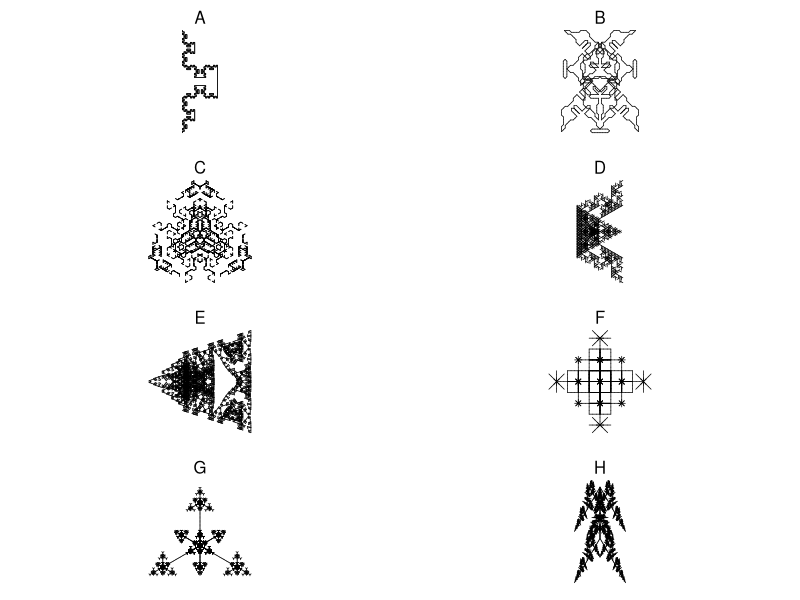

Recreate this plot in R.
## ---- chunk 1
g1 = list("A",
          list("A"="B-A-B",
               "B"="A+B+A"),
          6,
          60)
g2 = list("A",
          list("A"="A[+A][-A]B",
               "B"="[--B][++B]A"),
          5,
          30)
g3 = list("A",
          list("A"="-B+B+B+B+B+B",
               "B"="B[--CCA][-CCA]B",
               "C"="CC"),
          5,
          60)
g4 = list("A",
          list("A"="[----AAB][--AAB][++AAB]AAB",
               "B"="[-C][+C][--C][++C][---C][+++C]",
               "C"="CAB"),
          3,
          45)

g5 = list("A",
          list("A"="[-AAB][--AAB][+AAB][++AAB]AAB",
               "B"="[-C][+C][--C][++C]CA",
               "C"="CC"),
          3,
          72)

g6 = list("A",
          list("A"="-B+B+B+B+B+B",
               "B"="BB[-CCA]",
               "C"="CC"),
          5,
          60)

g7 = list("A",
          list("A"="B+B+B+B+B",
               "B"="[-CCA]BB",
               "C"="CC"),
          5,
          72)

g8 = list("A++++A",
          list("A"="+A-B-B[B]",
               "B"="-B+A+A[A]"),
          5,
          45)

g9 = list("A++A",
          list("A"="AB[-A][+A]",
               "B"="A"),
          6,
          90)

g10 = list("A+++A+++A+++A",
          list("A"="B--B",
               "B"="AA+++AA"),
          7,
          30)

g11 = list("A",
           list("A"="AB",
                "B"="A[++C][--C]",
                "C"="C[+C][-C]A"),
           7,
           45)

g12 = list("A",
           list("A"="X[-A][+A]AA",
                "X"="XX"),
           5,
           60)

g13 = list("A",
           list("A"="X[-A][+A]A",
                "X"="XX"),
           6,
           60)

g14 = list("A++++++.A",
           list("A"="B+B+B+B+B+B+B",
                "B"="B[-CCA][+CCA]",
                "C"="CC"),
           5,
           30)

g15 = list("A",
           list("A"="ABA",
                "B"="[-BAB][+BAB]"),
           6,
           90)

g16 = list("AA",
           list("A"="ABA",
                "B"="C[-BAB][+BAB]",
                "C"="CC"),
           5,
           90)

g17 = list("AA",
           list("A"="B-AA-B",
                "B"="A+B+A"),
                6,
                45)

g18 = list("AA",
           list("A"="B-AA-B",
                "B"="AB+B+A"),
                5,
                90)

g19 = list("AA",
           list("A"="B-AA-B",
                "B"="AB+B+AB"),
                5,
                90)

g20 = list("A++A++A++A",
           list("A"="B-CAC-B",
                "B"="AB-BA",
                "C"="CC"),
                5,
                135)

g21 = list("A.A",
           list("A"="BC",
                "B"="B[+C][-C]",
                "C"="CAD",
                "D"="DD[+D+D][-D-D]"),
                5,
                60)

g22 = list("A",
           list("A"="B-ABA-B",
                "B"="A+B+A"),
           6,
           72)

g23 = list("A",
           list("A"="B-ABA-B",
                "B"="A+B+A"),
           6,
           90)

g24 = list("A",
           list("A"="B-ABA-B",
                "B"="A+B+A"),
           6,
           120)

g25 = list("A",
           list("A"="B-ABA-B",
                "B"="A+B+A"),
           6,
           108)

g26 = list("A",
           list("A"="B-ABA-B",
                "B"="A+B+A"),
           4,
           135)

g27 = list("A++A++A++A",
           list("A"="B-ABA-B",
                "B"="A+BB+A"),
           4,
           135)

g28 = list("A",
           list("A"="A[+A][-A]B",
                "B"="A[--B][++B]B"),
           6,
           108)

g29 = list("A",
           list("A"="A[+A][-A]A[+B][-B]",
                "B"="A[--B][++B]B"),
           5,
           60)

g30 = list("A",
           list("A"="A[+A][-A]A[+B][-B]",
                "B"="A[--B][++B]B"),
           5,
           20)

g31 = list("A",
           list("A"="A[+A][-A]A[+B][-B]",
                "B"="A[----B][++++B]B"),
           5,
           45)

g32 = list("A",
           list("A"="A[++A][--A]A[+B][-B]",
                "B"="A[----B][++++B]B"),
           5,
           45)

g33 = list("A",
           list("A"="B++B++B++B++B",
                "B"="B[-CCC-CC-CCA][----CC-CCB]B",
                "C"="CC"),
           5,
           36)

g34 = list("A",
           list("A"="B++A++A++B",
                "B"="AB[A-CC-CC-CCA]BA",
                "C"="CC"),
           5,
           90)

g35 = list("A++++XA",
           list("A"="AA[-B][+B]B",
                "B"="[---ABC][+++ABC]",
                "C"="A[-CB][+CB]",
                "X"="XX"),
           5,
           45)

g36 = list("A+++XA",
           list("A"="AA[-B][+B]B",
                "B"="[--ABC][++ABC]",
                "C"="A[-CB][+CB]",
                "X"="XX"),
           5,
           60)

g37 = list("[A]+[A]+[A]+[A]+[A]+[A]",
           list("A"="AA[-B][+B]B",
                "B"="[-ABC][+ABC]",
                "C"="A[-CB][+CB]"),
           4,
           60)

g38 = list("[A]+[A]+[A]+[A]+[A]",
           list("A"="AA[-B][+B]B",
                "B"="[-ABC][+ABC]",
                "C"="A[-CB][+CB]"),
           4,
           72)

g39 = list("[A]+[A]+[A]+[A]",
           list("A"="AA[-B][+B]B",
                "B"="[-ABC][+ABC]",
                "C"="A[-CB][+CB]"),
           4,
           90)

g40 = list("[A]+[A]+[A]",
           list("A"="AA[-B][+B]B",
                "B"="[-ABC][+ABC]",
                "C"="A[-CB][+CB]"),
           4,
           120)

g41 = list("A",
           list("A"="C[+CA][CCCA][-CA]",
                "C"="CC"),
           6,
           45)

g42 = list("A",
           list("A"="C[+CA][CCCCB][-CA]",
                "B"="[++A][--A]",
                "C"="CC"),
           6,
           45)

g43 = list("[A]--[A]--[A]--[A]",
           list("A"="C[+CB][CCA][-CB]",
                "B"="CCC[+++A][---A]",
                "C"="CA"),
           4,
           45)

g44 = list("A",
           list("A"="A[-DB][+DB]C",
                "B"="DC[++DA][--DA]B",
                "C"="[+++D][---D]A",
                "D"="DD"),
           6,
           40)

g45 = list("[A]+++[A]+++[A]",
           list("A"="A[---XB][-XB][+XB][+++XB]",
                "B"="XB[++XA][--XA]XA",
                "X"="XX"),
           4,
           40)

g46 = list("[A]+++[A]+++[A]",
           list("A"="A[---XB][-XB][+XB][+++XB]",
                "B"="XB[++XA][--XA]A",
                "X"="XX"),
           4,
           40)

g47 = list("A",
           list("A"="[---B][-B][+B][+++B]",
                "B"="BD[++DA][--DA]B",
                "D"="DD"),
           5,
           45)

g48 = list("A------A",
           list("A"="[---B][-B][+B][+++B]",
                "B"="BD[++DA][--DA]B",
                "D"="DD"),
           5,
           30)

g49 = list("A+A++++++A+A",
           list("A"="[---B][-B][+B][+++B]",
                "B"="BD[++DA][--DA]B",
                "D"="DD"),
           4,
           30)

g50 = list("A--A--A",
           list("A"="A[-A]A"),
           6,
           60)

g51 = list("B---A",
           list("A"="A[-AB]A",
                "B"="B[+BA]B"),
           5,
           60)

g52 = list("[A][B]",
           list("A"="[-XBA]A",
                "B"="[+XAB]B",
                "X"="XX"),
           6,
           30)

g53 = list("[A][B]",
           list("A"="C[-A-B]A",
                "B"="C[+B+A]B",
                "C"="CC"),
           5,
           30)

g54 = list("[+A][-B]",
           list("A"="[-CA-CB]A",
                "B"="[+CB+CA]B",
                "C"="CC"),
           7,
           30)

g55 = list("[+A][-B]",
           list("A"="[-CA-CB]A",
                "B"="[+CB+CA]B",
                "C"="CC"),
           6,
           90)

g56 = list("[+A][-B]",
           list("A"="[-CA-CB]A",
                "B"="[+CB+CA]B",
                "C"="CC"),
           6,
           120)

g57 = list("[+A][-B]",
           list("A"="[-CA-CB]A",
                "B"="[+CB+CA]B",
                "C"="CC"),
           6,
           150)

g58 = list("[+A][-B]",
           list("A"="[-CA-CB]CA",
                "B"="[+CB+CA]CB",
                "C"="CC"),
           6,
           150)

g59 = list("A",
           list("A"="XXX-B+BB+BB+BB+B",
                "X"="XX",
                "B"="B[-XXA]B"),
           4,
           90)

g60 = list("A",
           list("A"="XX[BBB+BB+B]A",
                "X"="XX",
                "B"="B[-XA][+XA]B"),
           4,
           30)

g61 = list("A",
           list("A"="XX[B+BB+BB+BB+B]",
                "X"="XX",
                "B"="BA"),
           6,
           90)

g62 = list("A",
           list("A"="XXX[B+BB+BB+B]",
                "X"="XX",
                "B"="BA"),
           6,
           120)

g63 = list("A",
           list("A"="X[-B+BB+BB+BB+BB+BB+B]",
                "X"="XX",
                "B"="X[+A-AA-AA-AA-AA-AA-A]"),
           3,
           10)

g64 = list("A",
           list("A"="B[-A][+A]",
                "B"="[DA][--DA][++DA]",
                "D"="DD"),
           7,
           60)

g65 = list("X",
           list("F"="FF",
                "X"="F[+XXF+F][-XXF-F]FXX"),
           4,
           30)

g66 = list("X",
           list("F"="FF",
                "X"="FF[+XFF+XF][-XFF-XF]FXX"),
           4,
           30)

g67 = list("X",
           list("F"="FF",
                "X"="FF[+XFFX+XF][-XFFX-XF]FXXFX"),
           3,
           30)

g68 = list("A",
           list("A"="AA[-B][+B]B",
                "B"="B[-ABC][+ABC]",
                "C"="C[-CBA][+CBA]"),
           4,
           60)

g69 = list("A",
           list("A"="A[-BC][+BC]BC",
                "B"="BB[-ABC][+ABC]",
                "C"="CCC[-CBA][+CBA]"),
           4,
           60)

g70 = list("GA",
           list("A"="[---BC][+++BC]",
                "B"="F[--AC][++AC]",
                "C"="FF[-BA][+BA]",
                "F"="FF",
                "G"="F"),
           5,
           15)

g71 = list("GA",
           list("A"="[---BC][+++BC]",
                "B"="[--AC][++AC]",
                "C"="FF[-BA][+BA]",
                "F"="FF",
                "G"="F"),
           5,
           15)

g72 = list("[A]------------[A]",
           list("A"="[---BC][+++BC]",
                "B"="[--AC][++AC]",
                "C"="F[-BA][+BA]",
                "F"="FF"),
           5,
           15)

g73 = list("C",
           list("A"="F[---BC][+++BC]",
                "B"="F[-CA][+CA]",
                "C"="[-AB][+AB]",
                "F"="FF"),
           6,
           15)

g74 = list("A",
           list("A"="ADB",
                "B"="[-CA][+CA]",
                "C"="[+C[-A][+A]][-C[-A][+A]]",
                "D"="E",
                "E"="AA"),
           7,
           30)

g75 = list("ABA",
           list("A"="+B--A--B+",
                "B"="-A+BCB+A-",
                "C"="CC"),
           7,
           45)

g76 = list("AAAAA",
           list("A"="B--A--B",
                "B"="A+BCB+A",
                "C"="CC"),
           5,
           72)

g77 = list("ABA",
           list("A"="A+AA+B+AA+A",
                "B"="B-B-A-B-B"),
           4,
           22)

g78 = list("A+A+A+A",
           list("A"="C[++CB][--CB]",
                "B"="C-BAB+C",
                "C"="CAB"),
           6,
           90)

g79 = list("AAAAA",
           list("A"="A+B+A",
                "B"="CC-[+CA][-CA]-B",
                "C"="CC"),
           6,
           108)

g80 = list("AA",
           list("A"="A++B-C-B++A",
                "B"="B--A+C+A--B",
                "C"="CC"),
           6,
           45)

g81 = list("AAAA",
           list("A"="A++B-C-B++A",
                "B"="B--A+C+A--B",
                "C"="CCC"),
           5,
           45)

g82 = list("-A++A",
           list("A"="A++B-C-B++A",
                "B"="B--A+C+A--B",
                "C"="CCC"),
           5,
           45)

g83 = list("-A",
           list("A"="A++B-C-B++A",
                "B"="B--A+C+A--B",
                "C"="CCC"),
           5,
           45)


g84 = list("AAA",
           list("A"="A++B-C-B++A",
                "B"="B--A+C+A--B",
                "C"="CC"),
           6,
           60)

g85 = list("A",
           list("A"="+B-AA-B+",
                "B"="-A+BB+A-"),
           3,
           108)

g86 = list("A",
           list("A"="+B-ACA-ACA-B+",
                "B"="-A+BCB+BCB+A-",
                "C"="CCC"),
           5,
           135)

g87 = list("A",
           list("A"="+BAA-ABA-AAB+",
                "B"="-A+B[-C]B+A-",
                "C"="CCCC[A][+A][-A][--A]"),
           4,
           90)

g88 = list("A",
           list("A"="+B-AA-AA-B+",
                "B"="-A+BB+BB+A-"),
           5,
           30)

g89 = list("A",
           list("A"="+B-ACA-ACA-B+",
                "B"="-A+BCB+BCB+A-",
                "C"="CCC"),
           5,
           60)

g90 = list("A",
           list("A"="+B-ACA-ACA-B+",
                "B"="-A+BCB+BCB+A-",
                "C"="CCC"),
           5,
           108)

g91 = list("-A",
           list("A"="+B-AA-B+",
                "B"="-A+BB+A-"),
           5,
           90)

g92 = list("A",
           list("A"="+B-AAA-B+",
                "B"="-A+BBB+A-"),
           5,
           120)

g93 = list("AA",
           list("A"="+B-AAA-B+",
                "B"="-A+BBB+A-"),
           5,
           108)

g94 = list("AA",
           list("A"="+B-ABA-B+",
                "B"="-A+BAB+A-"),
           5,
           108)

g95 = list("A",
           list("A"="+BB-ABA-BB+",
                "B"="-AA+BAB+AA-"),
           5,
           90)

g96 = list("A",
           list("A"="+BA-ABA-AB+",
                "B"="-AB+BAB+BA-"),
           5,
           90)

g97 = list("A",
           list("A"="+BA-A--B--A-AB+",
                "B"="-AB+B++A++B+BA-"),
           5,
           60)

g98 = list("A",
           list("A"="+BA-A--A--A-AB+",
                "B"="-AB+B++B++B+BA-"),
           5,
           120)

g99 = list("A",
           list("A"="+BA-B--A--B-AB+",
                "B"="-AB+A++B++A+BA-"),
           5,
           72)

g99 = list("A",
           list("A"="+AA-B--A--B-AA+",
                "B"="-BB+A++B++A+BB-"),
           5,
           120)

g100= list("A",
           list("A"="+BA--AA--AB+",
                "B"="-AB++BB++BA-"),
           5,
           30)

g101= list("A",
           list("A"="+++BA----ABA----AB+++",
                "B"="---AB++++BAB++++BA---"),
           5,
           45)

g102= list("A",
           list("A"="+++BA----ABA----AB+++",
                "B"="---AB++++BAB++++BA---"),
           4,
           50)

g103= list("A",
           list("A"="+++BA----ABA----AB+++",
                "B"="---AB++++BAB++++BA---"),
           5,
           50)

g104= list("A",
           list("A"="CAA[--CAB][++CAB]",
                "B"="C[-CC-CA][+CC+CA]",
                "C"="CC"),
           5,
           100)

g105= list("A",
           list("A"="CAA[--CAB][++CAB]",
                "B"="C[-CC-CA][+CC+CA]",
                "C"="CC"),
           5,
           90)

g106= list("A",
           list("A"="+BA+A-ABA-A+AB+",
                "B"="+BA-B--B-AB+"),
           4,
           90)

g107 = list("-A",
           list("A"="+BA+A-ABA-A+AB+",
                "B"="+BBA-B--B-ABB+"),
           4,
           90)

g108 = list("A",
           list("A"="+BA+A-ABA-A+AB+",
                "B"="+BBA-B--B-ABB+"),
           3,
           45)

g109 = list("A",
           list("A"="+BA+A-ABA-A+AB+",
                "B"="+BBA-B--B-ABB+"),
           4,
           69)

g110 = list("BB",
           list("A"="+BA+A-ABA-A+AB+",
                "B"="+BBA-B--B-ABB+"),
           4,
           69)

g111= list("BB",
           list("A"="+BA+A-ABBA-A+AB+",
                "B"="+BBA-B--B-ABB+"),
           4,
           45)

g112 = list("BABA",
           list("A"="+BA+A-ABBA-A+AB+",
                "B"="+BBA-B--B-ABB+"),
           3,
           45)

g113 = list("AAAA",
           list("A"="+BA+A-ABCBA-A+AB+",
                "B"="+BBA-B-CCCC-B-ABB+",
                "C"="CCCCC"),
           3,
           45)

g114 = list("A",
           list("A"="+BA+ABCBA+AB+",
                "B"="-C+++BACAB+++C-",
                "C"="CC"),
           5,
           108)

g115= list("A",
           list("A"="+BA+ACCA+AB+",
                "B"="-C+++BACCAB+++C-",
                "C"="CC"),
           5,
           90)

g116= list("A",
           list("A"="+BAA-A-CC-A-AAB+",
                "B"="-C+++BAACAAB+++C-",
                "C"="CC"),
           4,
           10)

g117= list("AAAAAA",
           list("A"="+BACA-A-CC-A-ACAB+",
                "B"="-AC+++BAACCCAAB+++CA-",
                "C"="CC"),
           3,
           150)

g118= list("A--A",
           list("A"="+B-CAC-B+",
                "B"="-A+B+A-",
                "C"="CC"),
           6,
           90)

g119= list("A++A",
           list("A"="+B-CAC-B+",
                "B"="-A+BB+A-",
                "C"="CC"),
           6,
           90)

g120= list("A++A++A++A",
           list("A"="+B-CAC-B+",
                "B"="-A++BB++A-",
                "C"="CC"),
           6,
           45)

g121= list("A-A-A-A-A-A-A-A",
           list("A"="+B-CAC-B+",
                "B"="-A++BB++A-",
                "C"="CC"),
           6,
           45)           

g122= list("A-A-A-A",
           list("A"="+B-A-B+",
                "B"="-A++B+C+B++A-",
                "C"="CC"),
           6,
           90)

g123= list("A+A+A+A",
           list("A"="+B-ABCBA-B+",
                "B"="-A++B+B++A-",
                "C"="CC"),
           5,
           90)

g124= list("A",
           list("A"="+B-ACA-B+",
                "B"="-A++CB+BC++A-",
                "C"="CC"),
           6,
           90)

g125= list("A",
           list("A"="+BX-AA-XB+",
                "B"="-AX+B+XA-",
                "X"="XX"),
           7,
           90)

g126= list("A",
           list("A"="+BX-AA-XB+",
                "B"="-AXB+B+BXA-",
                "X"="XX"),
           6,
           90)

g127= list("B",
           list("A"="+B-AXA-B+",
                "B"="-BA+BAB+AB-",
                "X"="XX"),
           5,
           135)

g128= list("AA",
           list("A"="+B-A+X+A-B+",
                "B"="-BA+BAXAB+AB-",
                "X"="XX"),
           4,
           90)

g129= list("A-A-A",
           list("A"="+B-A+X+A-B+",
                "B"="-BA+BAXAB+AB-",
                "X"="XX"),
           4,
           120)

g130= list("A++++A",
           list("A"="[+BCC][-BCC]",
                "B"="B[-CA][+CA]",
                "C"="CCA"),
           5,
           45)

g131= list("A++++A++++A",
           list("A"="[+BCC][-BCC]",
                "B"="B[-CA][+CA]",
                "C"="CCA"),
           5,
           30)

g132= list("A+A+A",
           list("A"="[+BCC][-BCC]",
                "B"="B[-CA][+CA]",
                "C"="CCA"),
           5,
           72)

g133= list("B",
            list("A"="[+DBC][-DBC][+++DBC]",
                 "B"="[-BA][+BA]",
                 "C"="AB",
                 "D"="XX",
                 "X"="XX"),
            6,
            120)

g134= list("B",
            list("A"="[++XXBC][--XXBC][++++XXBC]",
                 "B"="[-BA][+BA]",
                 "C"="AB",
                 "X"="XX"),
            6,
            45)

g135= list("A++++++A",
            list("A"="+B-AXBXA-B+",
                 "B"="-A+BXAXB+A-",
                 "X"="XX"),
            5,
            150)

g136= list("A++++A",
            list("A"="+B-AXBBXA-B+",
                 "B"="-A+BXAXB+A-",
                 "X"="XX"),
            5,
            135)

g137= list("A++++A",
            list("A"="+B-AXBBXA-B+",
                 "B"="-A+BXAAXB+A-",
                 "X"="XX"),
            3,
            135)

g138= list("AAAA",
            list("A"="+B-AXBACABXA-B+",
                 "B"="-A+BXA+C+AXB+A-",
                 "C"="C+C",
                 "X"="XXX"),
            4,
            90)

g139= list("A+A+A+A",
            list("A"="+B-AXBACABXA-B+",
                 "B"="-A+BXA+C+AXB+A-",
                 "C"="CC",
                 "X"="XXX"),
            4,
            90)

g140= list("A+A+A+A+A+A",
            list("A"="+B-AXB---ACA---BXA-B+",
                 "B"="-A++BXA+C+AXB++A-",
                 "C"="C+C",
                 "X"="XXX"),
            3,
            60)

g141= list("A++A",
            list("A"="+BA-ACA-BA+",
                 "B"="-AB+CBABC+BA-",
                 "C"="CCC"),
            4,
            90)

g142= list("A+A+A+A",
            list("A"="+BA-ACA-BA+",
                 "B"="-AB+CBAAABC+BA-",
                 "C"="CCCC"),
            4,
            90)

g143= list("A",
            list("A"="+BA-ACA-AB+",
                 "B"="-AB+BCB+BA-",
                 "C"="CCC"),
            5,
            90)

g144= list("AA",
           list("A"="+B-AXB---ACA---BXA-B+",
                "B"="-A++BXA+C+AXB++A-",
                "C"="C+C",
                "X"="XXX"),
           3,
           60)

g145= list("AAAAAA",
           list("A"="+B-AXB---ACA---BXA-B+",
                "B"="-A++BXA+++C+++AXB++A-",
                "C"="CC+CC",
                "X"="++BAX+C+XAB++"),
           3,
           60)

g146= list("AAAA",
           list("A"="+B++ACA++B+",
                "B"="-A--BCB--A-",
                "C"="CC"),
           5,
           45)

g147= list("A--A",
           list("A"="+B++ACA++B+",
                "B"="-A--BCB--A-",
                "C"="C+ABA+C"),
           5,
           45)

g148= list("B--B",
           list("A"="+B++A-DCD-A++B+",
                "B"="-AD--BCB--DA-",
                "C"="C+ADBDA+C",
                "D"="DD"),
           4,
           90)

g149= list("A",
           list("A"="+B++A-XCX-A++B+",
                "B"="-AX--BCB--XA-",
                "C"="C+AXBXA+C",
                "X"="XDX",
                "D"="DD"),
           5,
           90)

goodies = list(g1,g2,g3,g4,g5,g6,g7,g8,g9,g10,g11,g12,g13,g14,g15,g16,g17,g18,g19,g20,g21,g22,g23,g24,g25,g26,g27,g28,g29,g30,g31,g32,g33,g34,g35,g36,g37,g38,g39,g40,g41,g42,g43,g44,g45,g46,g47,g48,g49,g50,g51,g52,g53,g54,g55,g56,g57,g58,g59,g60,g61,g62,g63,g64,g65,g66,g67,g68,g69,g70,g71,g72,g73,g74,g75,g76,g77,g78,g79,g80,g81,g82,g83,g84,g85,g86,g87,g88,g89,g90,g91,g92,g93,g94,g95,g96,g97,g98,g99,g100,g101,g102,g103,g104,g105,g106,g107,g108,g109,g110,g111,g112,g113,g114,g115,g116,g117,g118,g119,g120,g121,g122,g123,g124,g125,g126,g127,g128,g129,g130,g131,g132,g133,g134,g135,g136,g137,g138,g139,g140,g141,g142,g143,g144,g145,g146,g147,g148,g149)


showrules = function(g){
    rules = g[[2]]
    pr = paste0("`",names(rules)," > ",rules,"`",collapse="\\\n")
    return(pr)
}

initial_angle = 90  
line_color = "black"
line_width = 1
bg_color = "white"

getstr = function(start,rules,n){
    st = start
    for(jj in 1:n){
        st2 = ""
        for(i in 1:nchar(st)){
            ch = substr(st,i,i)
            if(!is.null(rules[[ch]])){
                st2 = paste0(st2,rules[[ch]],collapse="")
            } else {
                st2 = paste0(st2,ch,collapse="")
            }
        }
        st = st2
    }
    return(st)
}
getxyc = function(string="AA+AA+AA+A+A",angle=pi/2,angle_initial=pi/2,col="blue"){
    switch = 1
    d = angle_initial
    x = 0
    y = 0
    xl = c(x)
    yl = c(y)
    cols = numeric()
    dsave = numeric()
    xsave = numeric()
    ysave = numeric()
    for(i in 1:nchar(string)){
        ch = substr(string,i,i)
        cn = as.integer(charToRaw(ch))
        if(cn>=as.integer(charToRaw("A")) && cn<=as.integer(charToRaw("L"))){
            cols = c(cols,col)
            x = x+cos(d)
            y = y+sin(d)
            xl = c(xl,x)
            yl = c(yl,y)
        }
        if(cn>=as.integer(charToRaw("M")) && cn<=as.integer(charToRaw("Z"))){
            cols = c(cols,"NA")
            x = x+cos(d)
            y = y+sin(d)
            xl = c(xl,x)
            yl = c(yl,y)
        }
        if(cn==as.integer(charToRaw("["))){
            dsave = c(dsave,d)
            xsave = c(xsave,x)
            ysave = c(ysave,y)
        }
        if(cn==as.integer(charToRaw("]"))){
            cols = c(cols,"NA")
            x = xsave[length(xsave)]
            y = ysave[length(ysave)]
            d = dsave[length(dsave)]
            if(length(xsave)>1){
                xsave = xsave[1:(length(xsave)-1)]
                ysave = ysave[1:(length(ysave)-1)]
                dsave = dsave[1:(length(dsave)-1)]
            } else {
                xsave = numeric()
                ysave = numeric()
                dsave = numeric()
            }
            xl = c(xl,x)
            yl = c(yl,y)
        }
        if(cn==as.integer(charToRaw("-"))){
            d = d+angle*switch
        }
        if(cn==as.integer(charToRaw("+"))){
            d = d-angle*switch
        }
        if(cn==as.integer(charToRaw("."))){
            switch = switch*(-1)
        }
    }
    xwid = max(xl)-min(xl)
    ywid = max(yl)-min(yl)
    xmid = (max(xl)+min(xl))/2
    ymid = (max(yl)+min(yl))/2
    wid = max(c(xwid,ywid))
    x2 = (xl-xmid)/wid*2
    y2 = (yl-ymid)/wid*2
    return(list(x2,y2,cols))
}
makeplot = function(xyc,lwd=1){
    x = xyc[[1]]
    y = xyc[[2]]
    c = xyc[[3]]
    plot(0,0,"n",xlim=c(-1,1),ylim=c(-1,1),axes=F,ann=F)
    for(i in 2:length(x)){
        lines(c(x[i-1],x[i]),c(y[i-1],y[i]),col=c[i-1],lwd=lwd)
    }
}

ng = length(goodies)
gs = sample(1:length(goodies),8)
gc = sample(gs,1)
sol = paste0(1*(gs==gc),collapse="")

## ---- chunk 2
cat(showrules(goodies[[gc]]))
## ---- chunk 3
par(mfrow=c(4,2),pty="s",mar=c(1,1.5,2,1.5))
jj = 0
for(i in gs){
    jj = jj+1
    s = getstr(goodies[[i]][[1]],goodies[[i]][[2]],goodies[[i]][[3]])
    angle = goodies[[i]][[4]]
    xyc = getxyc(s,angle/180*pi,angle_initial=initial_angle/180*pi,col=line_color)
    makeplot(xyc,lwd=0.7)
    mtext(LETTERS[jj],3)
}
## ---- chunk 4
GG = goodies[[gs[1]]]
## ---- chunk 5
cat(showrules(GG))
## ---- chunk 6
GG = goodies[[gs[2]]]
## ---- chunk 7
cat(showrules(GG))
## ---- chunk 8
GG = goodies[[gs[3]]]
## ---- chunk 9
cat(showrules(GG))
## ---- chunk 10
GG = goodies[[gs[4]]]
## ---- chunk 11
cat(showrules(GG))
## ---- chunk 12
GG = goodies[[gs[5]]]
## ---- chunk 13
cat(showrules(GG))
## ---- chunk 14
GG = goodies[[gs[6]]]
## ---- chunk 15
cat(showrules(GG))
## ---- chunk 16
GG = goodies[[gs[7]]]
## ---- chunk 17
cat(showrules(GG))
## ---- chunk 18
GG = goodies[[gs[8]]]
## ---- chunk 19
cat(showrules(GG))
